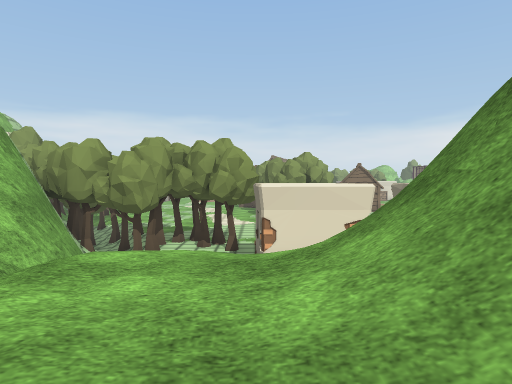
view 1 (above)

24 first-person views from a walk through a 3-D level made in the Unity game engine. The camera is 1.5 m above the floor, tilts 2° down and sees 75° across. The floor is counted in squares, 2 m on a side. Each view is taken from the middle of a square. On the plan, view 1 faces up. The plan holds only what a view shows up to about 11 squares ahead; the rest is blank. The place goes on beyond the plan. Some animated figures are left out. Some surface patterns are stand-ins.

view 2
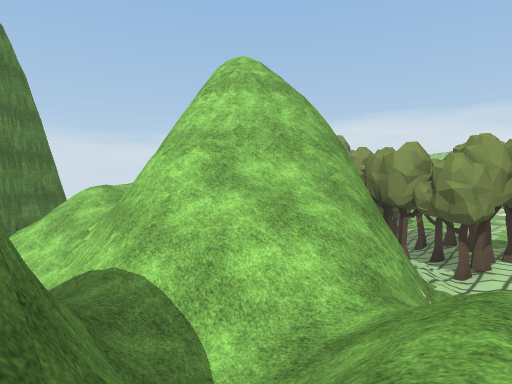

view 3
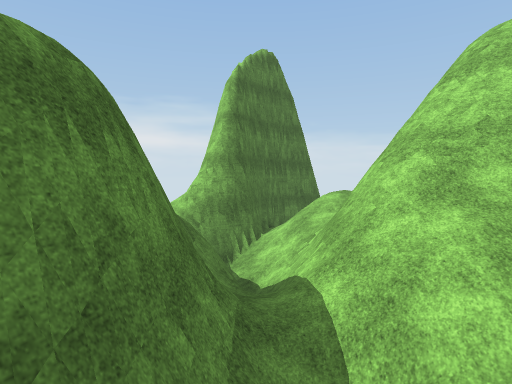

view 4
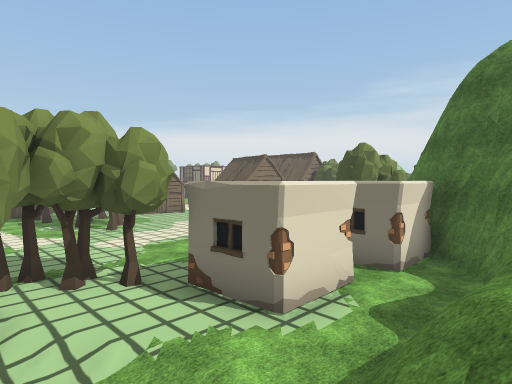

view 5
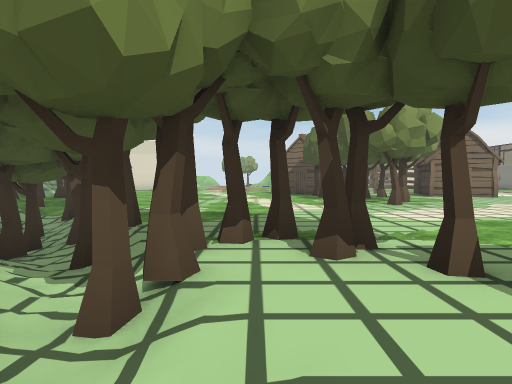

view 6
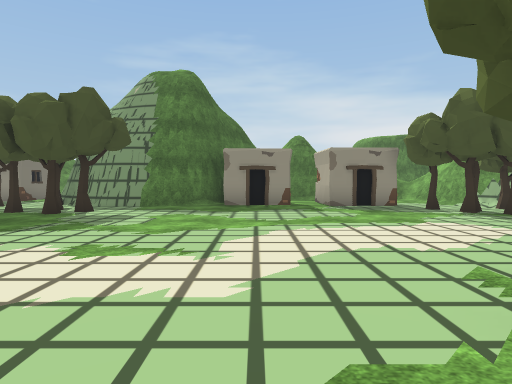

view 7
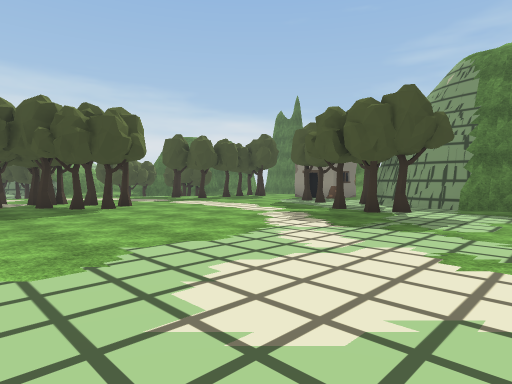

view 8
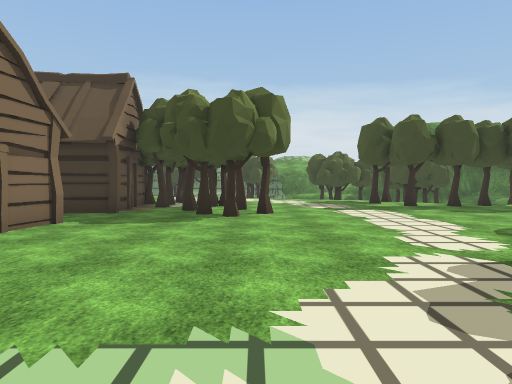

view 9
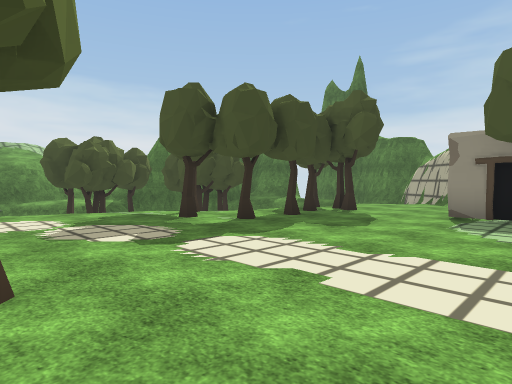

view 10
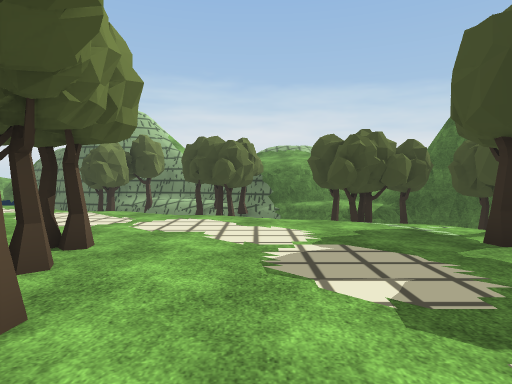

view 11
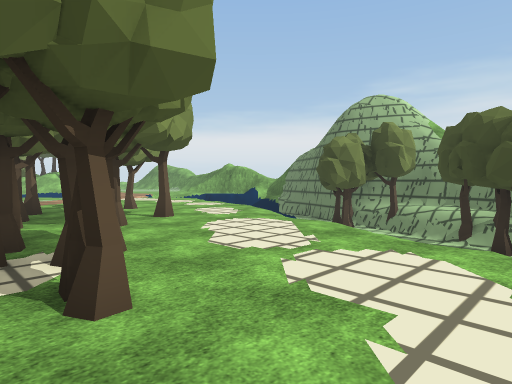

view 12
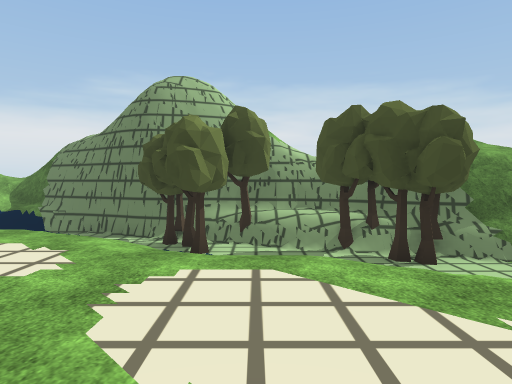

view 13
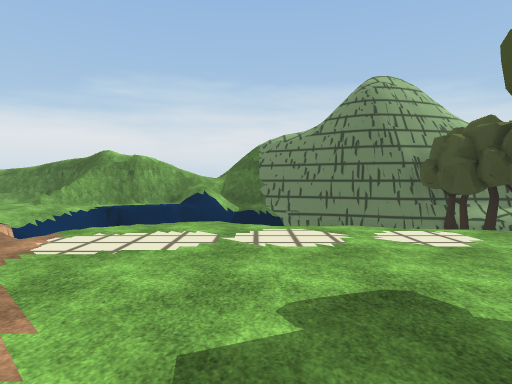

view 14
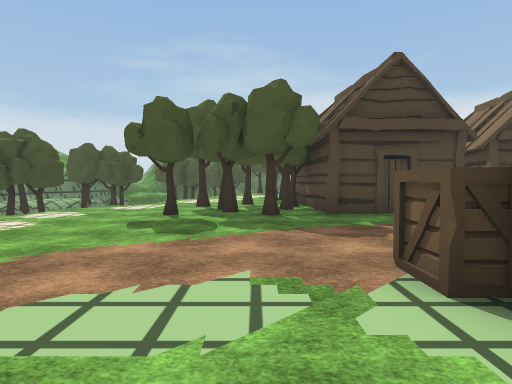

view 15
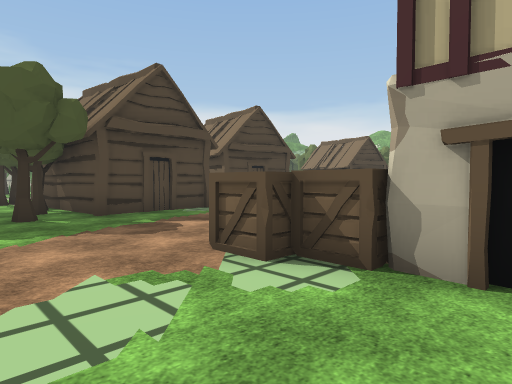

view 16
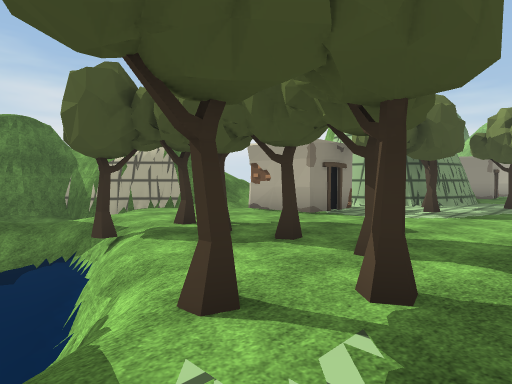

view 17
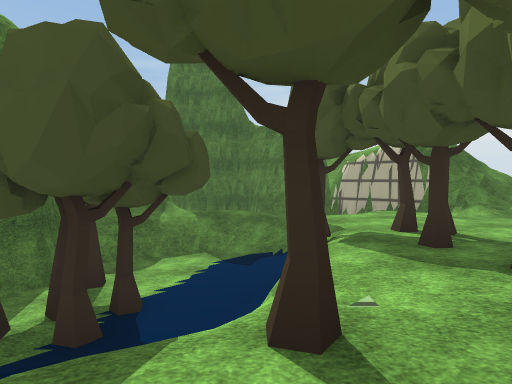

view 18
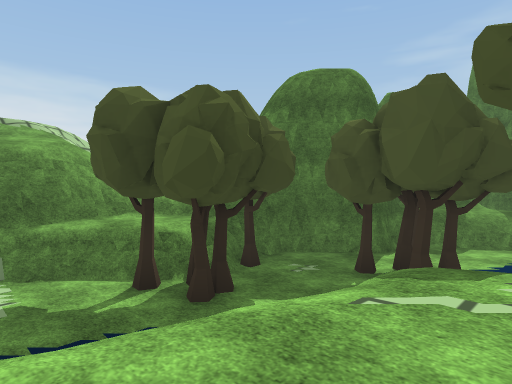

view 19
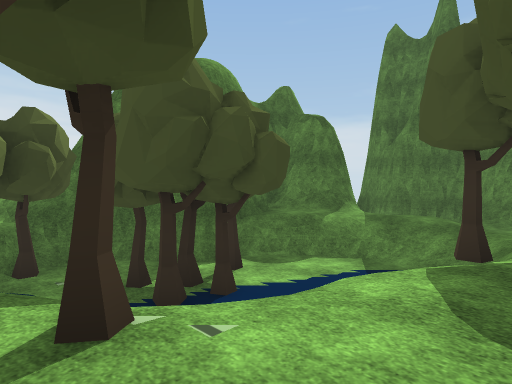

view 20
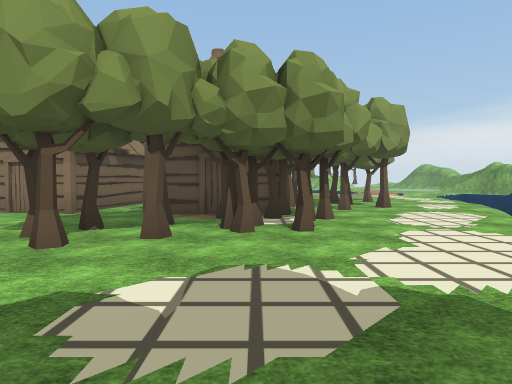

view 21
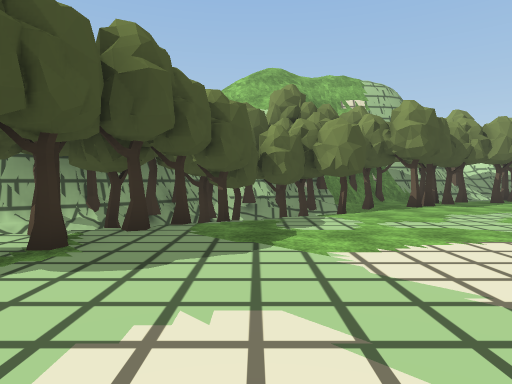

view 22
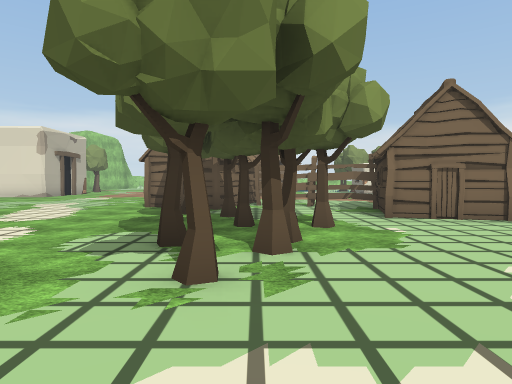

view 23
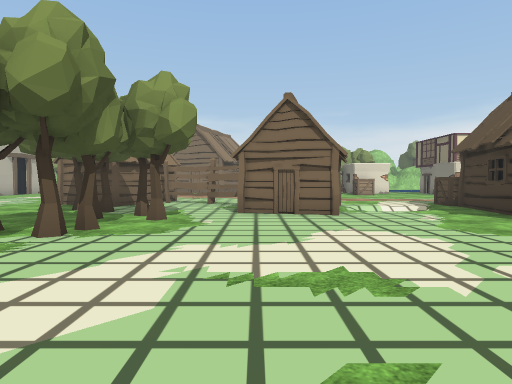

view 24
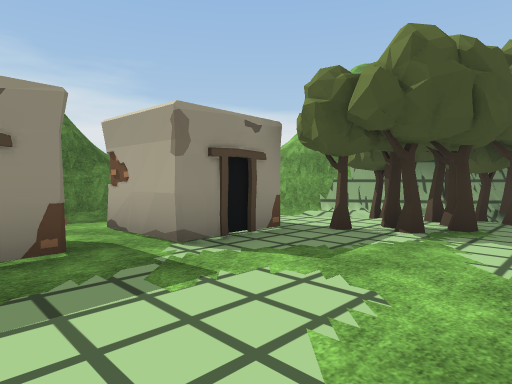

### Floor plan
Key: @ floor where view 1 was taken; # wall or solid block; . main floor; - floor 0.5 m lower than the main floor; _ floor 1.5 m lower than the main floor; : floor 3.25 m higher than the main floor; + floor 8.25 m higher than the main floor; / step, stairs or slope; = window, fence, low wall or low ledge; v drop or lower ground; T tree; H hut; C crate; F fence; O other object.
Columns run from 10 left of view 1 to 29 right of it. Each row starts with its distance up from view 1.
 29                                      //#
 28                            #...     =//=
 27                            #...       /.
 26                            C....../   /.
 25                            C......./  //
 24                            .........=  /
 23     .....   H             ........./   /
 22     ...... HFF..  ...    ........../   #
 21      ....HHH..F.HH./.C   ....T.T...   _#
 20  T.   ....T....H H/ /HHH HHH..T....   _#
 19  T..   ....T...H H/..H H H HT.T.../  _##
 18  OT..  ...T.TT...H...H H.H HTT.T..= _TT
 17  .T..........T.......HHH.H H...../  T##
 16 O..T.......TT.............TTT..../  _T#
 15  TT/........T............T.TT.../=  _=#
 14  TTT/...................T..TT...=  _T##
 13  TTTT/...................TT.....= _TT#
 12  #T/T/.........................//___T#
 11  ##/TTT........................=___=##
 10   ##TTTTT...................../=_T#=#
  9     ###TTT........TTT.......T./ _T#.#
  8      #TT.T.................T.T=/_T###
  7      v#//.######.###T.TT...T =_TT_#
  6     +v##/.######## ##......T =_T_##
  5     v###/......#    #####.TTT__T##
  4 // ##//=/==#####        #...T___##
  3 ///#=///////#          //.../////#
  2 ///##///////#          /##. ////##
  1 #///////////             ###-/vv#
  0 #########/@               :#/v  #
 -1                           :######
 -2                            #

Positions as (right, up) in squares from view 1, and headings:
1: (0, 0), facing up
2: (-1, 0), facing up-left
3: (-1, 1), facing left
4: (-3, 3), facing up-right
5: (-2, 6), facing up
6: (4, 17), facing down
7: (5, 17), facing down-right
8: (7, 13), facing right
9: (12, 13), facing down-right
10: (14, 12), facing right
11: (17, 12), facing up-right
12: (19, 16), facing right
13: (19, 23), facing right
14: (19, 28), facing down
15: (20, 28), facing down-left
16: (20, 10), facing down-left
17: (19, 10), facing down
18: (19, 12), facing down-right
19: (17, 9), facing down-right
20: (17, 9), facing up
21: (2, 12), facing left
22: (2, 12), facing up
23: (5, 11), facing up
24: (4, 11), facing down-left
